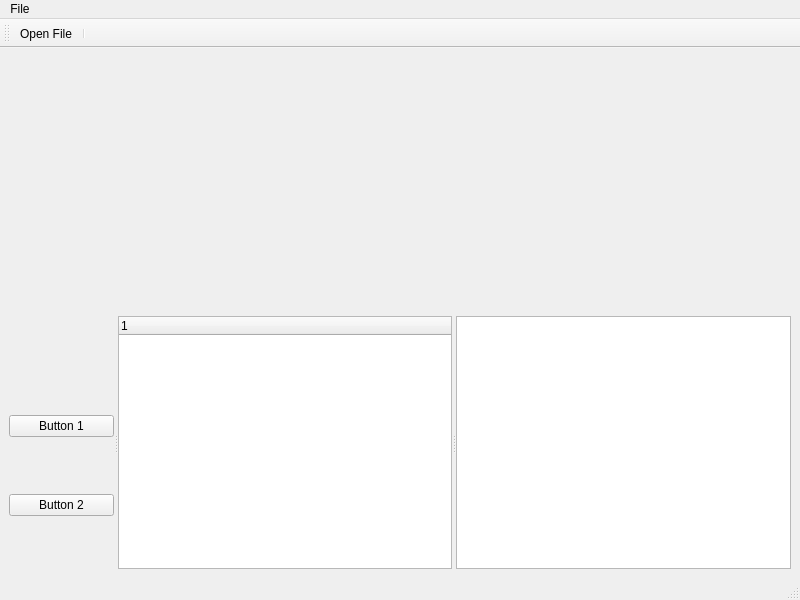
<?xml version="1.0" encoding="UTF-8"?>
<ui version="4.0">
 <class>MainWindow</class>
 <widget class="QMainWindow" name="MainWindow">
  <property name="geometry">
   <rect>
    <x>0</x>
    <y>0</y>
    <width>800</width>
    <height>600</height>
   </rect>
  </property>
  <property name="windowTitle">
   <string>MainWindow</string>
  </property>
  <widget class="QWidget" name="centralwidget">
   <layout class="QVBoxLayout" name="verticalLayout_2">
    <item>
     <widget class="QWidget" name="widget" native="true"/>
    </item>
    <item>
     <widget class="QSplitter" name="splitter">
      <property name="orientation">
       <enum>Qt::Orientation::Horizontal</enum>
      </property>
      <widget class="QSplitter" name="splitter_2">
       <property name="orientation">
        <enum>Qt::Orientation::Horizontal</enum>
       </property>
       <widget class="QWidget" name="buttonWidget">
        <layout class="QVBoxLayout" name="verticalLayout">
         <item>
          <spacer name="horizontalSpacer">
           <property name="orientation">
            <enum>Qt::Orientation::Horizontal</enum>
           </property>
           <property name="sizeHint" stdset="0">
            <size>
             <width>78</width>
             <height>48</height>
            </size>
           </property>
          </spacer>
         </item>
         <item>
          <widget class="QPushButton" name="pushButton">
           <property name="text">
            <string>Button 1</string>
           </property>
          </widget>
         </item>
         <item>
          <widget class="QPushButton" name="pushButton_2">
           <property name="text">
            <string>Button 2</string>
           </property>
          </widget>
         </item>
        </layout>
       </widget>
       <widget class="QTreeWidget" name="treeWidget">
        <column>
         <property name="text">
          <string notr="true">1</string>
         </property>
        </column>
       </widget>
       <widget class="QTreeView" name="treeView">
        <property name="contextMenuPolicy">
         <enum>Qt::ContextMenuPolicy::ActionsContextMenu</enum>
        </property>
       </widget>
      </widget>
     </widget>
    </item>
   </layout>
   <zorder>splitter</zorder>
   <zorder>widget</zorder>
  </widget>
  <widget class="QMenuBar" name="menubar">
   <property name="geometry">
    <rect>
     <x>0</x>
     <y>0</y>
     <width>800</width>
     <height>22</height>
    </rect>
   </property>
   <widget class="QMenu" name="menuFile">
    <property name="title">
     <string>File</string>
    </property>
    <addaction name="actionOpen_File"/>
   </widget>
   <addaction name="menuFile"/>
  </widget>
  <widget class="QToolBar" name="mainToolBar">
   <property name="windowTitle">
    <string>toolBar</string>
   </property>
   <attribute name="toolBarArea">
    <enum>TopToolBarArea</enum>
   </attribute>
   <attribute name="toolBarBreak">
    <bool>false</bool>
   </attribute>
   <addaction name="actionOpen_File"/>
   <addaction name="separator"/>
  </widget>
  <widget class="QStatusBar" name="statusbar"/>
  <action name="actionOpen_File">
   <property name="icon">
    <iconset>
     <normaloff>:/Icons/icons/fileopen.png</normaloff>:/Icons/icons/fileopen.png</iconset>
   </property>
   <property name="text">
    <string>Open File</string>
   </property>
  </action>
  <action name="actionItem_Options">
   <property name="text">
    <string>Item Options</string>
   </property>
  </action>
 </widget>
 <resources/>
 <connections/>
</ui>
